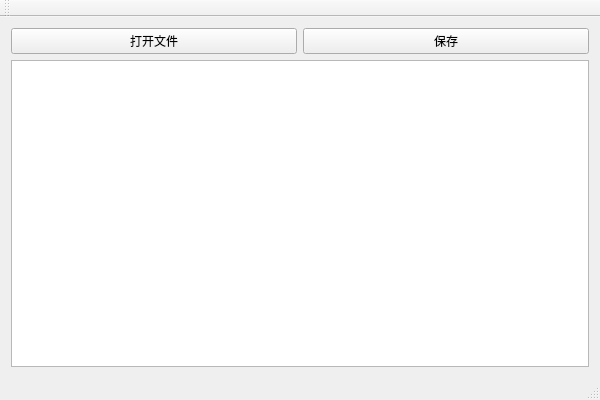
<?xml version="1.0" encoding="UTF-8"?>
<ui version="4.0">
 <class>Test7_2AClass</class>
 <widget class="QMainWindow" name="Test7_2AClass">
  <property name="geometry">
   <rect>
    <x>0</x>
    <y>0</y>
    <width>600</width>
    <height>400</height>
   </rect>
  </property>
  <property name="windowTitle">
   <string>Test7_2A</string>
  </property>
  <widget class="QWidget" name="centralWidget">
   <layout class="QVBoxLayout" name="verticalLayout">
    <item>
     <layout class="QHBoxLayout" name="horizontalLayout">
      <item>
       <widget class="QPushButton" name="btnOpen">
        <property name="text">
         <string>打开文件</string>
        </property>
       </widget>
      </item>
      <item>
       <widget class="QPushButton" name="btnSave">
        <property name="text">
         <string>保存</string>
        </property>
       </widget>
      </item>
     </layout>
    </item>
    <item>
     <widget class="QTextEdit" name="plainText"/>
    </item>
   </layout>
  </widget>
  <widget class="QMenuBar" name="menuBar">
   <property name="geometry">
    <rect>
     <x>0</x>
     <y>0</y>
     <width>600</width>
     <height>23</height>
    </rect>
   </property>
  </widget>
  <widget class="QToolBar" name="mainToolBar">
   <attribute name="toolBarArea">
    <enum>TopToolBarArea</enum>
   </attribute>
   <attribute name="toolBarBreak">
    <bool>false</bool>
   </attribute>
  </widget>
  <widget class="QStatusBar" name="statusBar"/>
 </widget>
 <layoutdefault spacing="6" margin="11"/>
 <resources>
  <include location="Test7_2A.qrc"/>
 </resources>
 <connections/>
</ui>
